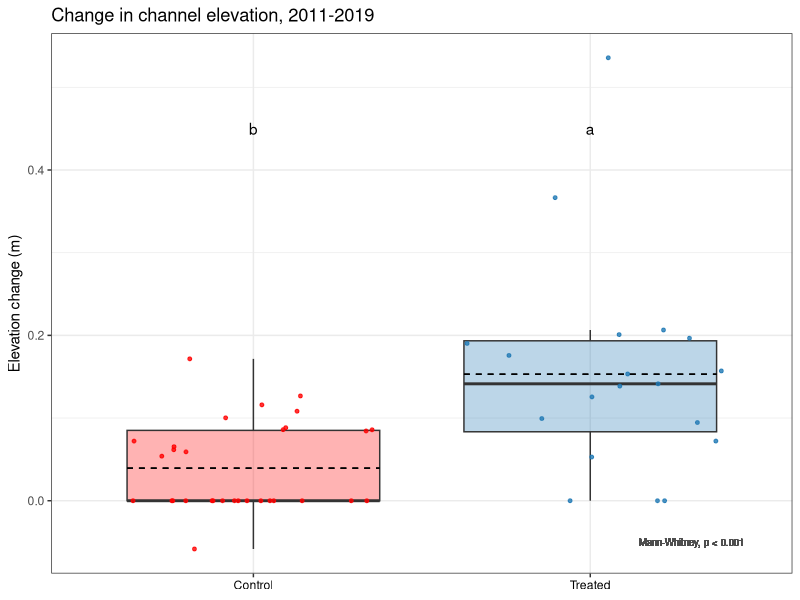
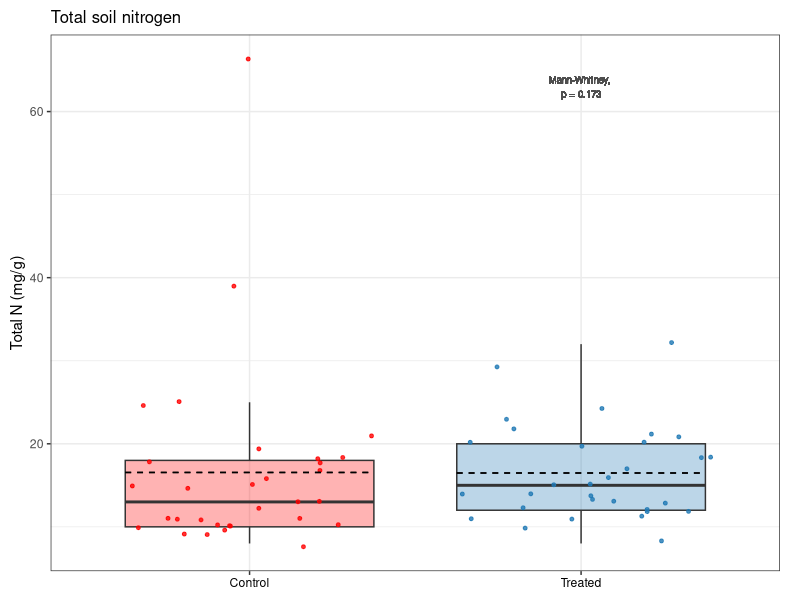
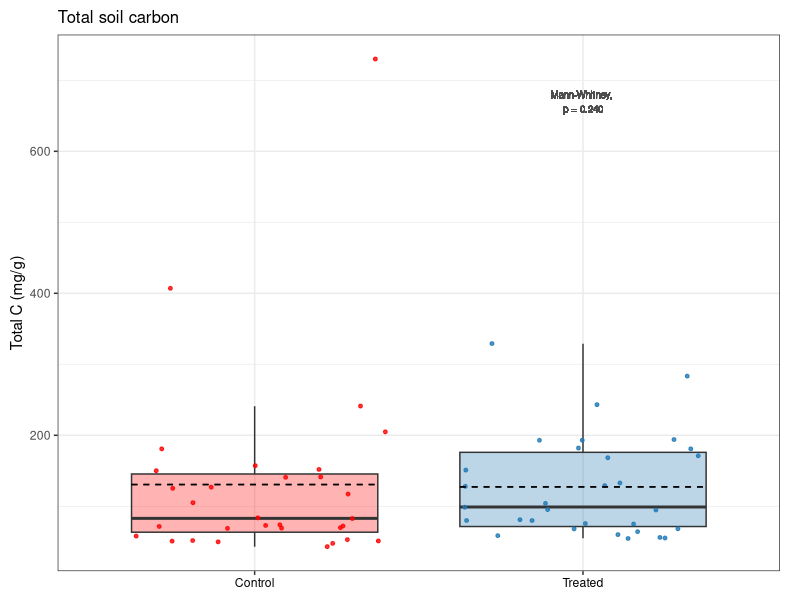
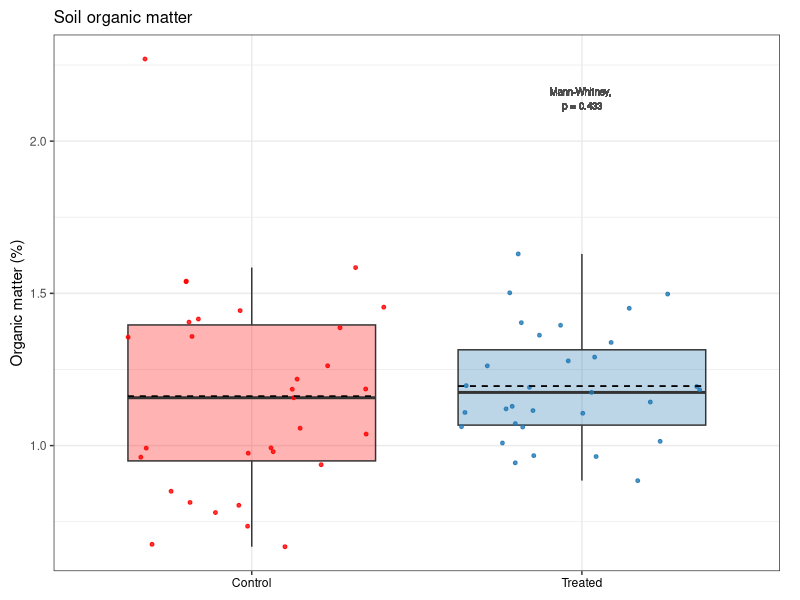
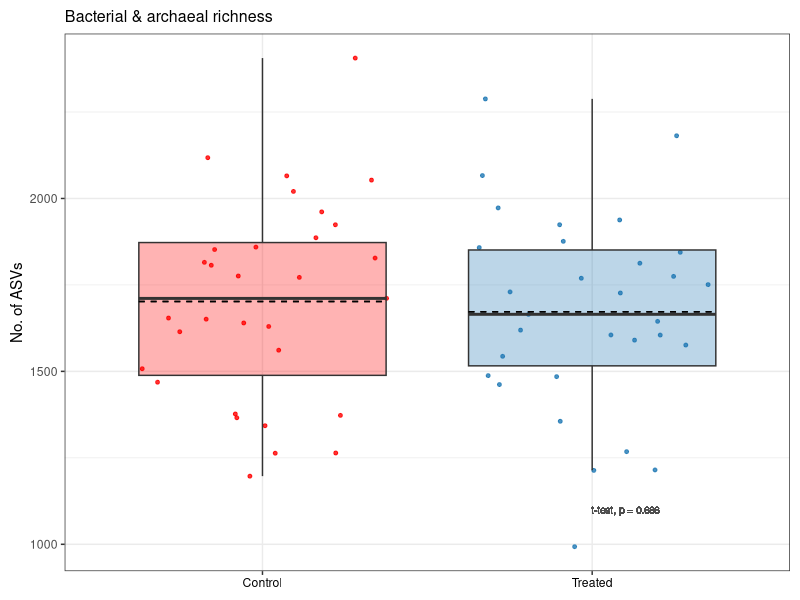
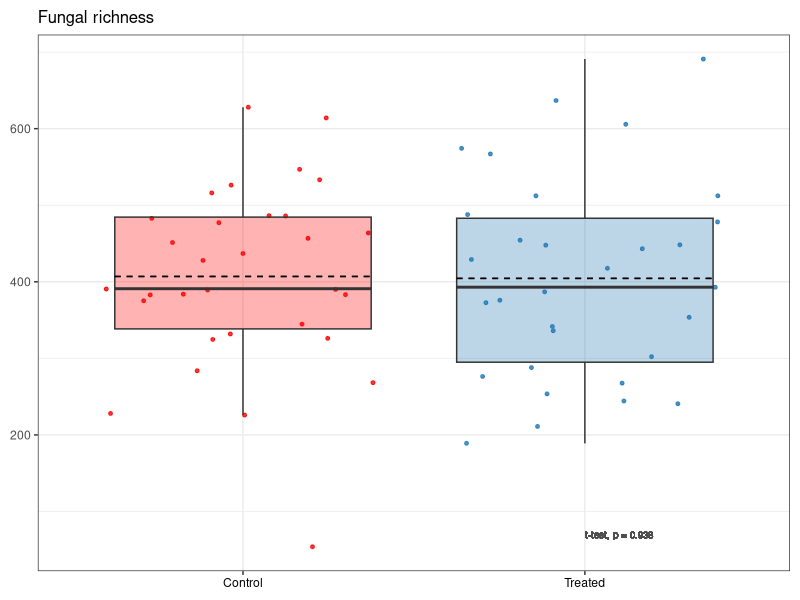
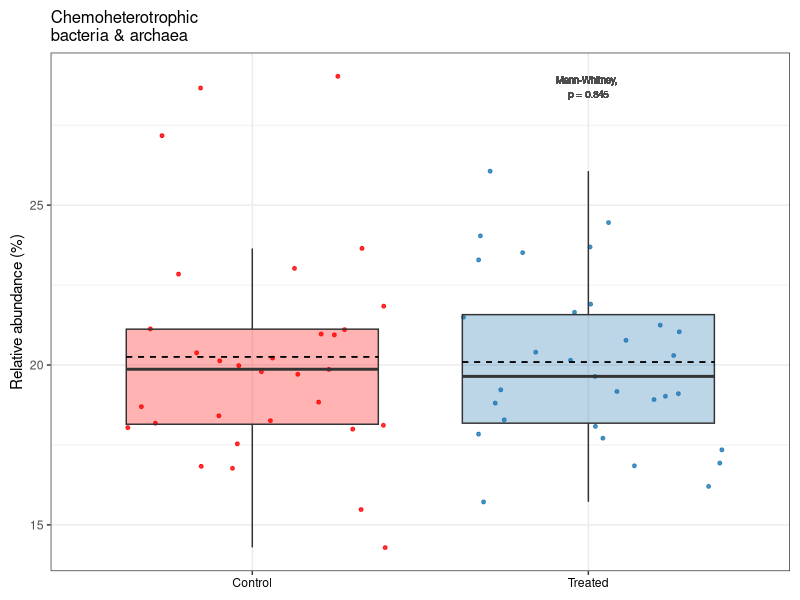
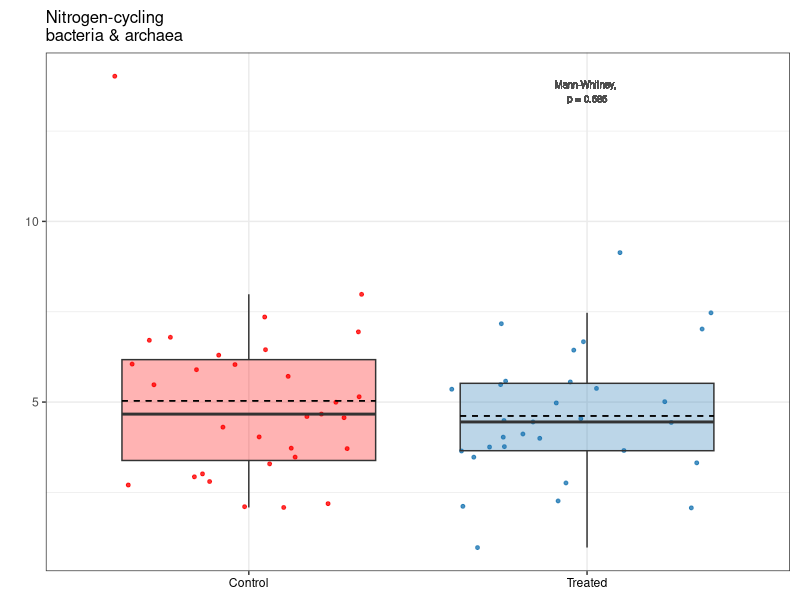

The R source for these figures, in order: (Note: this script raises an error after producing the figures.)
# Purpose: Create 2021 figures for publication, and code for published R Markdown.
#   Main figures: none
#   Supp figures: elevation, TN/TC/OM, barc richness/fungi richness, chet/ncycler/sapro
#   Code: t-test/Mann-Whitney and plot for soil chem & microbial (not elevation)

# Created: 2023-08-28
# Last updated: 2023-08-31

library(tidyverse)
library(ggpubr)

# Load data ---------------------------------------------------------------

dat.2021 <- read.csv("data/publish/Veg-soil-elev_2021.csv")

# Channel elevation change ------------------------------------------------

elev <- dat.2021 |> 
  filter(!is.na(dElev_corrected))

# Mann-Whitney
wilcox.test(filter(dat.2021, Treatment == "Control")$dElev_corrected,
            filter(dat.2021, Treatment == "Treated")$dElev_corrected,
            paired = FALSE, exact = FALSE) # p-value = 0.0001022

# Plot
letters <- data.frame(x = c(1, 2),
                      y = c(0.45, 0.45),
                      label = c("b", "a"),
                      Treatment = c("Control", "Treated"))

dElev.corrected.plot <- elev |> 
  ggplot(aes(x = Treatment, y = dElev_corrected)) +
  geom_boxplot(aes(fill = Treatment),
               alpha = 0.3,
               outlier.shape = NA) +
  geom_jitter(aes(color = Treatment),
              size = 1,
              alpha = 0.8) +
  scale_color_manual(values = c("red", "#1F78B4")) +
  scale_fill_manual(values = c("red", "#1F78B4")) +
  labs(title = "Change in channel elevation, 2011-2019",
       x = NULL,
       y = "Elevation change (m)") +
  theme_bw() +
  theme(legend.position = "none") +
  geom_text(data = letters,
            mapping = aes(x = x, y = y, label = label),
            color = "black") +
  theme(axis.text.x = element_text(color = "black")) +
  geom_text(aes(x = 2.3, y = -0.05, label = "Mann-Whitney, p < 0.001"),
            color = "gray30",
            size = 2.5) +
  stat_summary(fun = mean, geom = "errorbar", aes(ymax = after_stat(y), ymin = after_stat(y)),
               width = 0.75, linetype = "dashed")
dElev.corrected.plot

tiff("figures/2023-09_publish-figures/FigS3_Elevation.tiff", width = 6, height = 4, units = "in", res = 300)
dElev.corrected.plot
dev.off()



# Total N -----------------------------------------------------------------

# Mann-Whitney
wilcox.test(filter(dat.2021, Treatment == "Control")$TN_ppt,
            filter(dat.2021, Treatment == "Treated")$TN_ppt,
            exact = FALSE) # p-value = 0.1731

# Plot
tn.plot.21 <- dat.2021 |> 
  ggplot(aes(x = Treatment, y = TN_ppt)) +
  geom_boxplot(alpha = 0.3,
               outlier.shape = NA,
               aes(fill = Treatment)) +
  geom_jitter(size = 1,
              alpha = 0.8,
              aes(color = Treatment)) +
  scale_color_manual(values = c("red", "#1F78B4")) +
  scale_fill_manual(values = c("red", "#1F78B4")) +
  labs(title = "Total soil nitrogen",
       x = NULL,
       y = "Total N (mg/g)") +
  theme_bw() +
  theme(legend.position = "none") +
  theme(axis.text.x = element_text(color = "#000000"))  +
  theme(plot.margin = margin(0.1, 0.2, 0.1, 0.1, "in")) +
  geom_text(aes(x = 2, y = 63, label = "Mann-Whitney, \np = 0.173"),
            color = "gray30",
            size = 2.5) +
  stat_summary(fun = mean, geom = "errorbar", aes(ymax = after_stat(y), ymin = after_stat(y)),
               width = 0.75, linetype = "dashed") +
  theme(plot.title = element_text(size = 12))
tn.plot.21


# Total C -----------------------------------------------------------------

# Mann-Whitney
wilcox.test(filter(dat.2021, Treatment == "Control")$TC_ppt,
            filter(dat.2021, Treatment == "Treated")$TC_ppt,
            exact = FALSE) # p-value = 0.2397

# Plot
tc.plot.21 <- dat.2021 |> 
  ggplot(aes(x = Treatment, y = TC_ppt)) +
  geom_boxplot(alpha = 0.3,
               outlier.shape = NA,
               aes(fill = Treatment)) +
  geom_jitter(size = 1,
              alpha = 0.8,
              aes(color = Treatment)) +
  scale_color_manual(values = c("red", "#1F78B4")) +
  scale_fill_manual(values = c("red", "#1F78B4")) +
  labs(title = "Total soil carbon",
       x = NULL,
       y = "Total C (mg/g)") +
  theme_bw() +
  theme(legend.position = "none") +
  theme(axis.text.x = element_text(color = "#000000"))  +
  theme(plot.margin = margin(0.1, 0.2, 0.1, 0.1, "in")) +
  geom_text(aes(x = 2, y = 670, label = "Mann-Whitney, \np = 0.240"),
            color = "gray30",
            size = 2.5) +
  stat_summary(fun = mean, geom = "errorbar", aes(ymax = after_stat(y), ymin = after_stat(y)),
               width = 0.75, linetype = "dashed") +
  theme(plot.title = element_text(size = 12))
tc.plot.21



# Organic matter ----------------------------------------------------------

# Mann-Whitney
wilcox.test(filter(dat.2021, Treatment == "Control")$OM_perc,
            filter(dat.2021, Treatment == "Treated")$OM_perc) # p-value = 0.4332

# Plot
om.plot.21 <- dat.2021 |> 
  ggplot(aes(x = Treatment, y = OM_perc)) +
  geom_boxplot(alpha = 0.3,
               outlier.shape = NA,
               aes(fill = Treatment)) +
  geom_jitter(size = 1,
              alpha = 0.8,
              aes(color = Treatment)) +
  scale_color_manual(values = c("red", "#1F78B4")) +
  scale_fill_manual(values = c("red", "#1F78B4")) +
  labs(title = "Soil organic matter",
       x = NULL,
       y = "Organic matter (%)") +
  theme_bw() +
  theme(legend.position = "none") +
  theme(axis.text.x = element_text(color = "#000000"))  +
  theme(plot.margin = margin(0.1, 0.2, 0.1, 0.1, "in")) +
  geom_text(aes(x = 2, y = 2.14, label = "Mann-Whitney, \np = 0.433"),
            color = "gray30",
            size = 2.5) +
  stat_summary(fun = mean, geom = "errorbar", aes(ymax = after_stat(y), ymin = after_stat(y)),
               width = 0.75, linetype = "dashed") +
  theme(plot.title = element_text(size = 12))
om.plot.21



# Combine soil chem -------------------------------------------------------

# TN, TC, OM
tiff("figures/2023-09_publish-figures/FigS6_Soil-chem.tiff", units = "in", height = 4, width = 7, res = 300)
ggarrange(tn.plot.21, tc.plot.21, om.plot.21, 
          ncol = 3, nrow = 1,
          labels = c("(A)", "(B)", "(C)")) 

dev.off()



# Barc richness -----------------------------------------------------------

# T-test
t.test(filter(dat.2021, Treatment == "Control")$barc.richness,
       filter(dat.2021, Treatment == "Treated")$barc.richness) # NS, p = 0.686

# Plot
barc.rich.plot.21 <- dat.2021 |> 
  ggplot(aes(Treatment, barc.richness)) +
  geom_jitter(aes(color = Treatment), 
              alpha = 0.8, 
              size = 1) +
  geom_boxplot(aes(fill = Treatment), 
               alpha = 0.3, 
               outlier.shape = NA) +
  xlab(NULL) +
  ylab("No. of ASVs") +
  ggtitle("Bacterial & archaeal richness") +
  scale_color_manual(values = c("red", "#1F78B4")) +
  scale_fill_manual(values = c("red", "#1F78B4")) +
  theme_bw() +
  theme(legend.position = "none") +
  theme(axis.text.x = element_text(color = "#000000")) +
  geom_text(aes(x = 2.1, y = 1100, label = "t-test, p = 0.686"),
            color = "gray30",
            size = 2.5) +
  theme(plot.margin = margin(0.1, 0.1, 0.1, 0.1, "in")) +
  stat_summary(fun = mean, geom = "errorbar", aes(ymax = after_stat(y), ymin = after_stat(y)),
               width = 0.75, linetype = "dashed") +
  theme(plot.title = element_text(size = 11.5))
barc.rich.plot.21



# Fungi richness ----------------------------------------------------------

# T-test
t.test(filter(dat.2021, Treatment == "Control")$fungi.richness,
       filter(dat.2021, Treatment == "Treated")$fungi.richness) # NS, p = 0.938

# Plot
fungi.rich.plot.21 <- dat.2021 %>% 
  ggplot(aes(Treatment, fungi.richness)) +
  geom_jitter(aes(color = Treatment), 
              alpha = 0.8, 
              size = 1) +
  geom_boxplot(aes(fill = Treatment), 
               alpha = 0.3, 
               outlier.shape = NA) +
  xlab(NULL) +
  ylab(NULL) +
  ggtitle("Fungal richness") +
  scale_color_manual(values = c("red", "#1F78B4")) +
  scale_fill_manual(values = c("red", "#1F78B4")) +
  theme_bw() +
  theme(legend.position = "none") +
  theme(axis.text.x = element_text(color = "#000000")) +
  geom_text(aes(x = 2.1, y = 70, label = "t-test, p = 0.938"),
            color = "gray30",
            size = 2.5) +
  theme(plot.margin = margin(0.1, 0.1, 0.1, 0.1, "in")) +
  stat_summary(fun = mean, geom = "errorbar", aes(ymax = after_stat(y), ymin = after_stat(y)),
               width = 0.75, linetype = "dashed") +
  theme(plot.title = element_text(size = 12))
fungi.rich.plot.21


# Combine soil richness ---------------------------------------------------

tiff("figures/2023-09_publish-figures/FigS7_Soil-richness.tiff", units = "in", height = 4, width = 5.5, res = 300)
ggarrange(barc.rich.plot.21, fungi.rich.plot.21,
          ncol = 2, nrow = 1,
          labels = c("(A)", "(B)"))

dev.off()


# Chemoheterotrophs -------------------------------------------------------

# Mann-Whitney
wilcox.test(filter(dat.2021, Treatment == "Control")$chemoheterotrophy_perc,
            filter(dat.2021, Treatment == "Treated")$chemoheterotrophy_perc) # p = 0.8449

# Plot
chemohet.plot.21 <- dat.2021 %>% 
  ggplot(aes(Treatment, chemoheterotrophy_perc)) +
  geom_jitter(aes(color = Treatment), 
              alpha = 0.8, 
              size = 1) +
  geom_boxplot(aes(fill = Treatment), 
               alpha = 0.3, 
               outlier.shape = NA) +
  xlab(NULL) +
  ylab("Relative abundance (%)") +
  ggtitle("Chemoheterotrophic \nbacteria & archaea") +
  scale_color_manual(values = c("red", "#1F78B4")) +
  scale_fill_manual(values = c("red", "#1F78B4")) +
  theme_bw() +
  theme(legend.position = "none") +
  theme(axis.text.x = element_text(color = "#000000")) +
  theme(plot.margin = margin(0.1, 0.1, 0.1, 0.1, "in")) +
  geom_text(aes(x = 2, y = 28.7, label = "Mann-Whitney, \np = 0.845"),
            color = "gray30",
            size = 2.5) +
  stat_summary(fun = mean, geom = "errorbar", aes(ymax = after_stat(y), ymin = after_stat(y)),
               width = 0.75, linetype = "dashed") +
  theme(plot.title = element_text(size = 12))
chemohet.plot.21



# N-cyclers ---------------------------------------------------------------

# Mann-Whitney
wilcox.test(filter(dat.2021, Treatment == "Control")$n.cycler_perc,
            filter(dat.2021, Treatment == "Treated")$n.cycler_perc) # p-value = 0.5854

# Plot
ncycler.plot.21 <- dat.2021 %>% 
  ggplot(aes(Treatment, n.cycler_perc)) +
  geom_jitter(aes(color = Treatment), 
              alpha = 0.8, 
              size = 1) +
  geom_boxplot(aes(fill = Treatment), 
               alpha = 0.3, 
               outlier.shape = NA) +
  xlab(NULL) +
  ylab(NULL) +
  ggtitle("Nitrogen-cycling \nbacteria & archaea") +
  scale_color_manual(values = c("red", "#1F78B4")) +
  scale_fill_manual(values = c("red", "#1F78B4")) +
  theme_bw() +
  theme(legend.position = "none") +
  theme(axis.text.x = element_text(color = "#000000")) +
  theme(plot.margin = margin(0.1, 0.1, 0.1, 0.25, "in")) +
  geom_text(aes(x = 2, y = 13.6, label = "Mann-Whitney, \np = 0.585"),
            color = "gray30",
            size = 2.5) +
  stat_summary(fun = mean, geom = "errorbar", aes(ymax = after_stat(y), ymin = after_stat(y)),
               width = 0.75, linetype = "dashed") +
  theme(plot.title = element_text(size = 12))
ncycler.plot.21



# Saprotrophs -------------------------------------------------------------

# T-test
t.test(filter(dat.2021, Treatment == "Control")$saprotroph,
       filter(dat.2021, Treatment == "Treated")$saprotroph) # NS, p = 0.272

# Plot
sapro.plot.21 <- dat.2021 %>% 
  ggplot(aes(Treatment, saprotroph)) +
  geom_jitter(aes(color = Treatment), 
              alpha = 0.8, 
              size = 1) +
  geom_boxplot(aes(fill = Treatment), 
               alpha = 0.3, 
               outlier.shape = NA) +
  xlab(NULL) +
  ylab(NULL) +
  ggtitle("Saprotrophic fungi") +
  scale_color_manual(values = c("red", "#1F78B4")) +
  scale_fill_manual(values = c("red", "#1F78B4")) +
  theme_bw() +
  theme(legend.position = "none") +
  theme(axis.text.x = element_text(color = "#000000")) +
  theme(plot.margin = margin(0.1, 0.1, 0.1, 0.25, "in")) +
  geom_text(aes(x = 2, y = 42, label = "t-test, p = 0.272"),
            color = "gray30",
            size = 2.5) +
  stat_summary(fun = mean, geom = "errorbar", aes(ymax = after_stat(y), ymin = after_stat(y)),
               width = 0.75, linetype = "dashed") +
  theme(plot.title = element_text(size = 12))
sapro.plot.21



# Combine FAPROTAX and FUNGuild -------------------------------------------

tiff("figures/2023-09_publish-figures/FigS8_Soil-functional.tiff", units = "in", height = 4, width = 7, res = 300)
ggarrange(chemohet.plot.21, ncycler.plot.21, sapro.plot.21, 
          ncol = 3, nrow = 1,
          labels = c("(A)", "(B)", "(C)")) 

dev.off()


save.image("RData/Publish_t-test-2021.RData")
